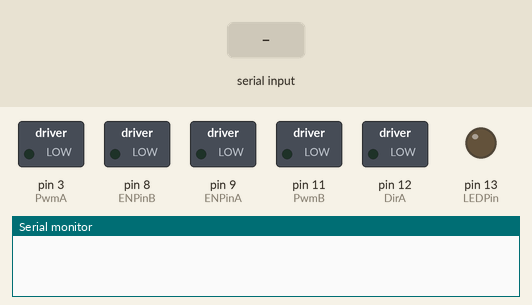
The sketch below on a simulated Arduino Uno, built with avr-gcc and run on an emulated ATmega328P. On the bench: switched loads named in the sketch (green lamp = pin HIGH), output pins drawn as LEDs (lit = HIGH), the last lines printed to the serial monitor. The inputs (shaded band) are chosen by the test bench.

Above: at 1.2 s.
1.3 s: "x" received over Serial
At 2.5 s:
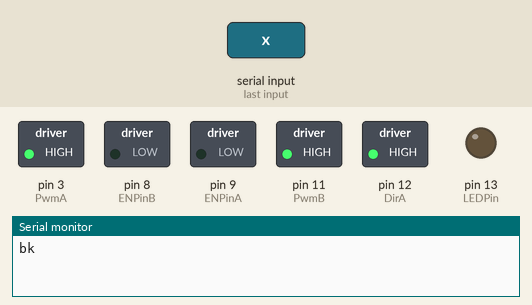
2.8 s: "w" received over Serial
At 3.8 s:
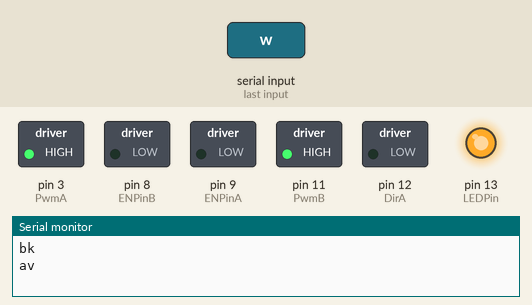
4.3 s: "d" received over Serial
At 4.9 s:
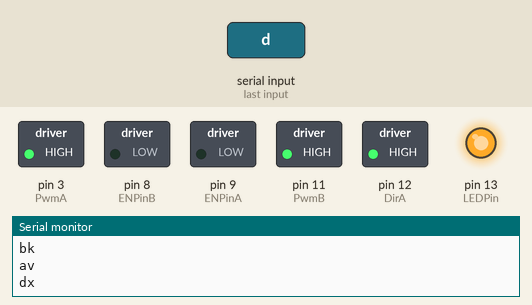
5.8 s: "a" received over Serial
At 6.1 s:
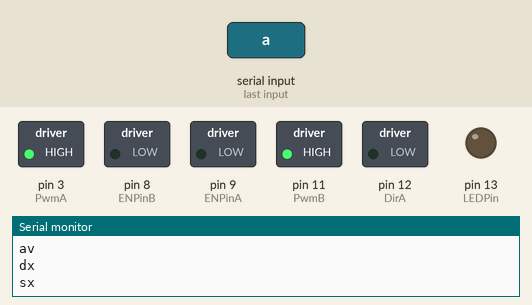
7.3 s: "l" received over Serial
At 8.4 s:
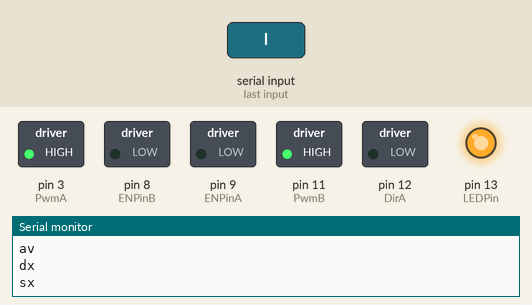
8.8 s: "L" received over Serial
At 9.6 s:
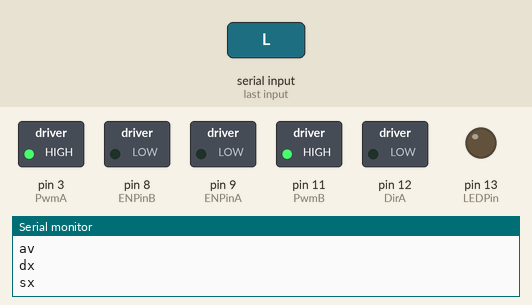
Timing chart, 0 to 11.3 s (numbered marks = the images above; inputs shaded):
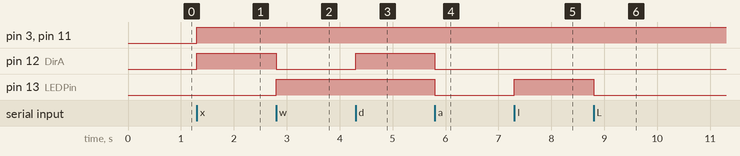

Measured:
- after the input at 1.3 s, pin 3 (PwmA), pin 11 (PwmB), pin 12 (DirA): LOW → HIGH at once
- after the input at 2.8 s, pin 12 (DirA): HIGH → LOW at once; pin 13 (LEDPin): LOW → HIGH at once
- after the input at 4.3 s, pin 12 (DirA): LOW → HIGH at once
- after the input at 5.8 s, pin 12 (DirA), pin 13 (LEDPin): HIGH → LOW at once
- after the input at 7.3 s, pin 13 (LEDPin): LOW → HIGH at once
- after the input at 8.8 s, pin 13 (LEDPin): HIGH → LOW at once

The sketch:

motorsController_v1.ino
```cpp
#include <Servo.h>

#define echoPin 5 // Echo Pin
#define trigPin 7 // Trigger Pin
#define LEDPin 13 // Onboard LED


#define DirB 13
#define PwmB 11
#define ENPinB 8

#define PwmA 3
#define DirA 12
#define ENPinA 9


int  pos = 0;  // variable to store the servo position
int  n = 0;
int  dl1 = 80;
byte pse = 0;
int pon = 0;


void setup() {
  // set the digital pin as output:
  pinMode(PwmA, OUTPUT);
  pinMode(PwmB, OUTPUT);
  pinMode(ENPinA, OUTPUT);
  pinMode(ENPinB, OUTPUT);
  pinMode(DirA, OUTPUT);
  pinMode(DirB, OUTPUT);

  pinMode(trigPin, OUTPUT);
  pinMode(echoPin, INPUT);

  digitalWrite(ENPinA, LOW);
  digitalWrite(ENPinB, LOW);

  Serial.begin(9600);

}

int cmd;
int speed = 200;


void indietro() {
  Serial.println("bk\n");
  digitalWrite(PwmA, HIGH);
    digitalWrite(PwmB, HIGH);
  digitalWrite(DirA, HIGH);
  digitalWrite(DirB, LOW);
  digitalWrite(ENPinA, HIGH);
  digitalWrite(ENPinB, HIGH);
  return;
}

void avanti() {
  Serial.println("av\n");
  digitalWrite(PwmA, HIGH);
    digitalWrite(PwmB, HIGH);
  digitalWrite(DirA, LOW);
  digitalWrite(DirB, HIGH);
  digitalWrite(ENPinA, HIGH);
  digitalWrite(ENPinB, HIGH);
  return;
}
void destra() {
  Serial.println("dx\n");
  digitalWrite(PwmA, HIGH);
    digitalWrite(PwmB, HIGH);
  digitalWrite(DirA, HIGH);
  digitalWrite(DirB, HIGH);
    digitalWrite(ENPinA, HIGH);
  digitalWrite(ENPinB, HIGH);
  return;
}
void sinistra() {
  Serial.println("sx\n");
  digitalWrite(PwmA, HIGH);
  digitalWrite(PwmB, HIGH);
  digitalWrite(DirA, LOW);
  digitalWrite(DirB, LOW);
  digitalWrite(ENPinA, HIGH);
  digitalWrite(ENPinB, HIGH);
  return;
}

void stops() {
  Serial.println("stop\n");
  digitalWrite(ENPinA, LOW);
  digitalWrite(ENPinB, LOW);
  digitalWrite(PwmA, LOW);
  digitalWrite(PwmB, LOW);
  digitalWrite(DirA, LOW);
  digitalWrite(DirB, LOW);
  return;
}


void loop()
{

  digitalWrite(ENPinA, LOW);
  digitalWrite(ENPinB, LOW);

  if (Serial.available()) {
    cmd = Serial.read();
    if (cmd == 'x') {
      indietro();
    }
    if (cmd == 'w') {
      avanti();
    }
    if (cmd == 'd') {
      destra();
    }
    if (cmd == 'a') {
      sinistra();
    }
    if (cmd == 's') {
      stops();
    }
    if (cmd == 'L') {
      digitalWrite(LEDPin, LOW);
    }
    if (cmd == 'l') {
      digitalWrite(LEDPin, HIGH);
    }
    if (cmd == 'i') {
      Serial.print("DAGU - ");
      Serial.println(n);
      n++;
    }


  }
  else {

  }

}
```
